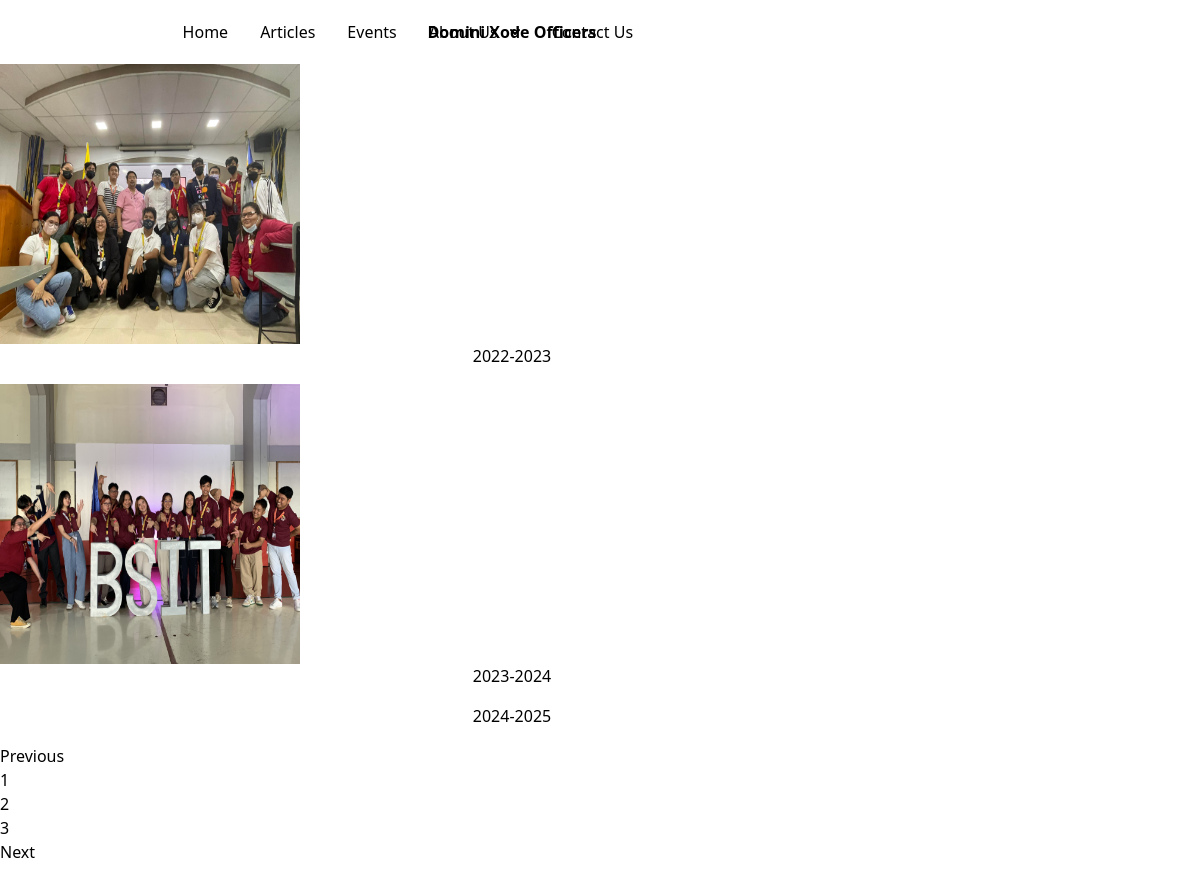
The page /yearlist on the database its author committed.
### About/models.py (models this page shows, shortened)
class Year(models.Model):
    year = models.CharField(max_length=9, unique=True)
    image = models.ImageField(upload_to='year_images/', blank=True, null=True)

### About/views.py (the view)
# urls.py: path('yearlist', views.yearlist, name = 'yearlist'),
def yearlist(request):
    years = Year.objects.all()
    items = {'years': years}
    if get_referer(request):
        return render(request, 'About/partition/yearlist.html', context = items)
    else:
        return render(request, 'About/yearlist.html', context = items)

### UserInterface/views.py (called while the page is built)
def get_referer(request):
    is_HTMX = request.META.get('HTTP_HX_REQUEST')
    if not is_HTMX:
        return False
    else:
        return True

### About/templates/About/yearlist.html (shortened to what this page needs)
{% extends 'UserInterface/base.html' %}
{% block content %}
  <main class="my-5">
    <div class="container">
      <section class="text-center">
        <h4 class="mb-5"><strong>Domini Xode Officers</strong></h4>
    <div class="row">
    {% for year in years %}
 <div class="col-lg-4 col-md-12 mb-4">
   <div class="card">
     <div class="bg-image hover-overlay ripple" data-mdb-ripple-color="light">
      {% if year.image %}
        <img
          src="{{year.image.url}}"
          class="image"
        />
        {% endif %}
     </div>
     <div class="card-body">
        <h1>{{year.year}}</h1>
     </div>
   </div>
 </div>
 {% if forloop.counter|divisibleby:3 %}
    </div>
 {% endif %}
    {% endfor %}
      </section>
      <nav class="my-4" aria-label="...">
        <ul class="pagination pagination-circle justify-content-center">
          <li class="page-item">
            <a class="page-link" href="#" tabindex="-1" aria-disabled="true">Previous</a>
          </li>
          <li class="page-item active"><a class="page-link" href="#">1</a></li>
          <li class="page-item" aria-current="page">
            <a class="page-link" href="#">2 </a>
          </li>
          <li class="page-item"><a class="page-link" href="#">3</a></li>
          <li class="page-item">
            <a class="page-link" href="#">Next</a>
          </li>
        </ul>
      </nav>
    </div>
  </main>
{% endblock %}

### About/templates/About/yearlist.html (style rules this page uses)
a { color: black !important; }
.image { width: 25vw; height: 35vh; }

### rows shown on the page
Year: image (picture), year "2022-2023"
Year: image (picture), year "2023-2024"
Year: year "2024-2025"
